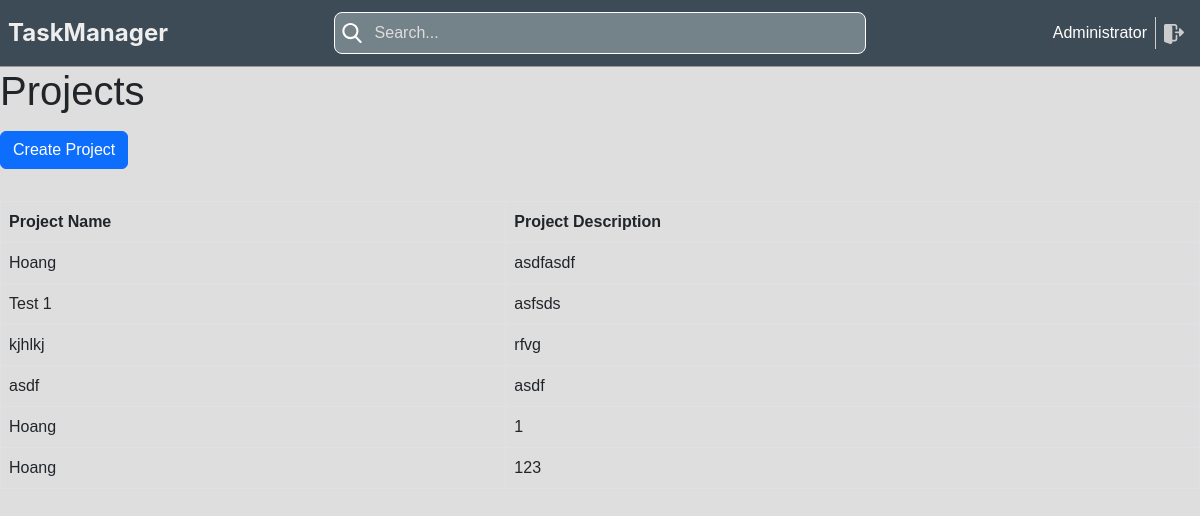
/projects/ (signed in), run on an earlier commit of the app's database.
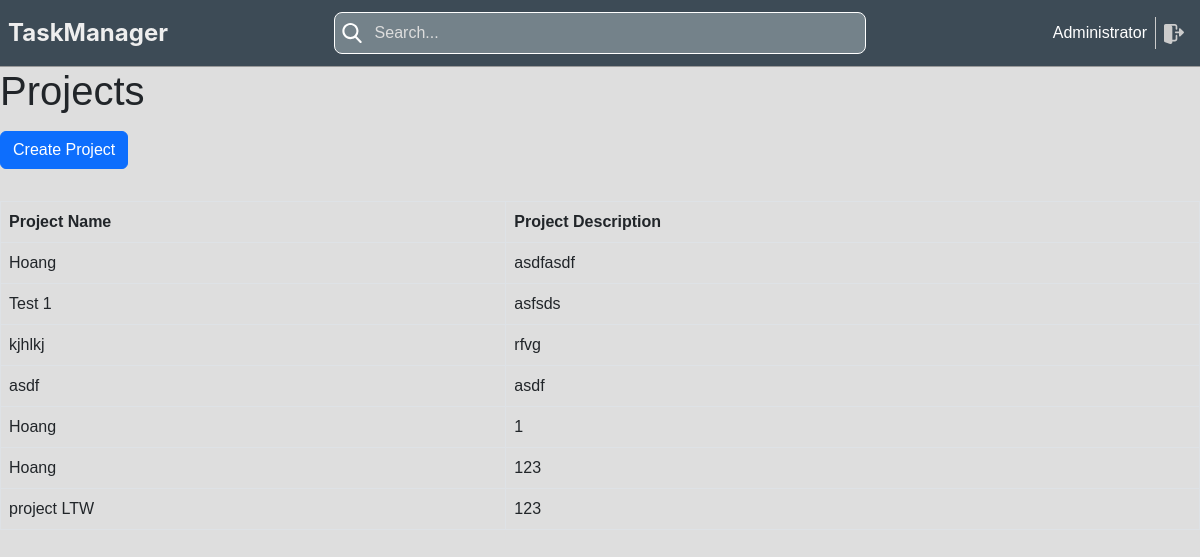
And on a later commit of the database.
### task_management/models.py (models this page shows, shortened)
class Project(db.Model):
    __tablename__ = 'project'
    id = db.Column(db.Integer, primary_key=True)
    name = db.Column(db.String(255))
    description = db.Column(db.Text)
    status = db.Column(db.String(100))
    active = db.Column(db.Boolean, default=True)
    sequence = db.Column(db.Integer)
    manager_id = db.Column(db.Integer, db.ForeignKey('user.id'))
    date_start = db.Column(db.Date)
    date_end = db.Column(db.Date)
    created_at = db.Column(db.DateTime, default=db.func.current_timestamp())
    updated_at = db.Column(db.DateTime, default=db.func.current_timestamp())
    create_uid = db.Column(db.Integer, default=0)
    write_uid = db.Column(db.Integer, default=0)
    tasks = db.relationship('Task', backref='project')
    progress = db.Column(db.Float)

### task_management/project/views.py (the view)
@project_blueprint.route('/', methods=['POST', 'GET'])
@login_required
def projects():
    projects = Project.query.all()
    return render_template('project_list.html', projects=projects, view_type='list')

### task_management/models.py (called while the page is built)
@login_manager.user_loader
def load_user(user_id):
    return User.query.get(int(user_id))

### task_management/routes.py (called while the page is built)
def login_required(f):
    @wraps(f)
    def decorated_function(*args, **kwargs):
        if not current_user.is_authenticated:
            return redirect(url_for('login'))
        return f(*args, **kwargs)
    return decorated_function

### task_management/project/templates/project_list.html
{% extends 'base.html' %}
{% block content %}
    <h1>Projects</h1>
    <button class="btn btn-primary my-2" onclick="window.location.href='/projects/new'">Create Project</button>
    <table class="table table-bordered table-hover mt-4">
        <thead class="thead-dark">
            <tr>
                <th>Project Name</th>
                <th>Project Description</th>
            </tr>
        </thead>
        <tbody>
            {% for project in projects %}
                <tr>
                    <td>{{ project.name }}</td>
                    <td>{{ project.description }}</td>
                </tr>
            {% endfor %}
        </tbody>
    </table>
{% endblock %}

What changed in the data, as far as the page shows it:
added Project: name "project LTW", description "123"
